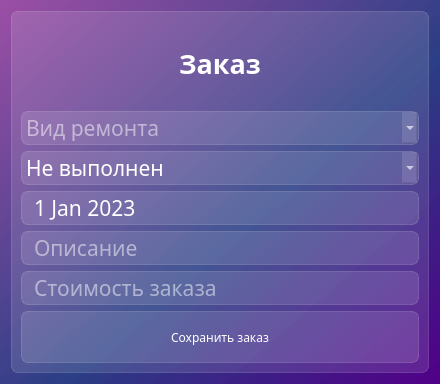
<?xml version="1.0" encoding="UTF-8"?>
<ui version="4.0">
 <class>Dialog</class>
 <widget class="QDialog" name="Dialog">
  <property name="geometry">
   <rect>
    <x>0</x>
    <y>0</y>
    <width>440</width>
    <height>384</height>
   </rect>
  </property>
  <property name="windowTitle">
   <string>Dialog</string>
  </property>
  <property name="styleSheet">
   <string notr="true">background-color: qlineargradient(spread:pad, x1:1, y1:1, x2:0, y2:0, stop:0 rgba(81, 0, 135, 255), stop:0.427447 rgba(41, 61, 132, 235), stop:1 rgba(155, 79, 165, 255));
font-family: Noto Sans SC;</string>
  </property>
  <layout class="QVBoxLayout" name="verticalLayout_2">
   <item>
    <widget class="QFrame" name="frame">
     <property name="styleSheet">
      <string notr="true">background-color: rgba(255, 255, 255, 30);
border: 1px solid rgba(255, 255, 255, 40);
border-radius: 7px;</string>
     </property>
     <property name="frameShape">
      <enum>QFrame::StyledPanel</enum>
     </property>
     <property name="frameShadow">
      <enum>QFrame::Raised</enum>
     </property>
     <layout class="QVBoxLayout" name="verticalLayout">
      <item>
       <widget class="QLabel" name="transaction">
        <property name="styleSheet">
         <string notr="true">color: white;
font-weight: bold;
font-size: 20pt;
background-color: none;
border: none;</string>
        </property>
        <property name="text">
         <string>Заказ</string>
        </property>
        <property name="alignment">
         <set>Qt::AlignCenter</set>
        </property>
       </widget>
      </item>
      <item>
       <widget class="QComboBox" name="choose_category">
        <property name="styleSheet">
         <string notr="true">QComboBox {
font-size: 16pt;
color: white;
}
QComboBox:item {
color: black
}</string>
        </property>
        <property name="currentIndex">
         <number>-1</number>
        </property>
        <property name="placeholderText">
         <string>Вид ремонта</string>
        </property>
        <item>
         <property name="text">
          <string>Ремонт телефона</string>
         </property>
        </item>
        <item>
         <property name="text">
          <string>Ремонт планшета</string>
         </property>
        </item>
        <item>
         <property name="text">
          <string>Ремонт ноутбука</string>
         </property>
        </item>
        <item>
         <property name="text">
          <string>Ремонт компьютера</string>
         </property>
        </item>
        <item>
         <property name="text">
          <string>Ремонт другой техники</string>
         </property>
        </item>
       </widget>
      </item>
      <item>
       <widget class="QComboBox" name="status">
        <property name="styleSheet">
         <string notr="true">QComboBox {
font-size: 16pt;
color: white;
}
QComboBox:item {
color: black
}</string>
        </property>
        <property name="currentIndex">
         <number>1</number>
        </property>
        <item>
         <property name="text">
          <string>Выполнен</string>
         </property>
        </item>
        <item>
         <property name="text">
          <string>Не выполнен</string>
         </property>
        </item>
       </widget>
      </item>
      <item>
       <widget class="QDateEdit" name="date">
        <property name="styleSheet">
         <string notr="true">font-size: 16pt;
color: white;
padding-left: 10px;</string>
        </property>
        <property name="buttonSymbols">
         <enum>QAbstractSpinBox::NoButtons</enum>
        </property>
        <property name="date">
         <date>
          <year>2023</year>
          <month>1</month>
          <day>1</day>
         </date>
        </property>
       </widget>
      </item>
      <item>
       <widget class="QLineEdit" name="description">
        <property name="styleSheet">
         <string notr="true">font-size: 16pt;
color: white;
padding-left: 10px;</string>
        </property>
        <property name="placeholderText">
         <string>Описание</string>
        </property>
       </widget>
      </item>
      <item>
       <widget class="QLineEdit" name="balance">
        <property name="styleSheet">
         <string notr="true">font-size: 16pt;
color: white;
padding-left: 10px;</string>
        </property>
        <property name="placeholderText">
         <string>Стоимость заказа</string>
        </property>
       </widget>
      </item>
      <item>
       <widget class="QPushButton" name="save_new_transaction">
        <property name="styleSheet">
         <string notr="true">QPushButton {
color: white;
background-color: rgba(255, 255, 255, 30);
border: 1px solid rgba(255, 255, 255, 40);
border-radius: 7px;
width: 230px;
height: 50px;
}
QPushButton:hover {
background-color: rgba(255, 255, 255, 40);
}
QPushButton:pressed {
background-color: rgba(255, 255, 255, 70);
}</string>
        </property>
        <property name="text">
         <string>Сохранить заказ</string>
        </property>
       </widget>
      </item>
     </layout>
    </widget>
   </item>
  </layout>
 </widget>
 <resources/>
 <connections/>
</ui>
